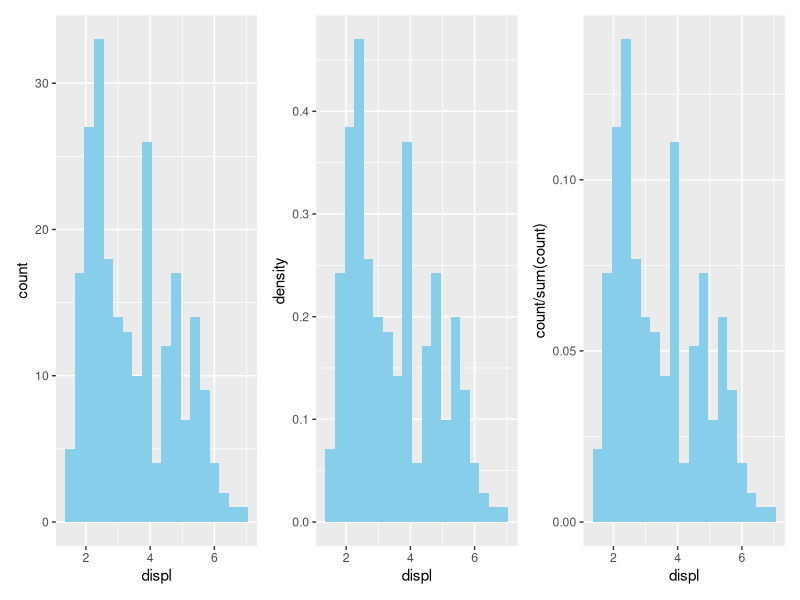
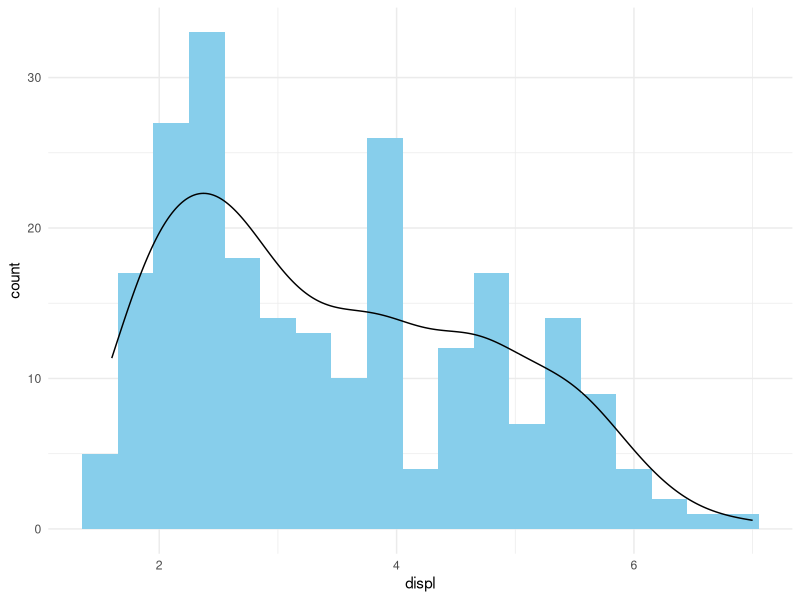
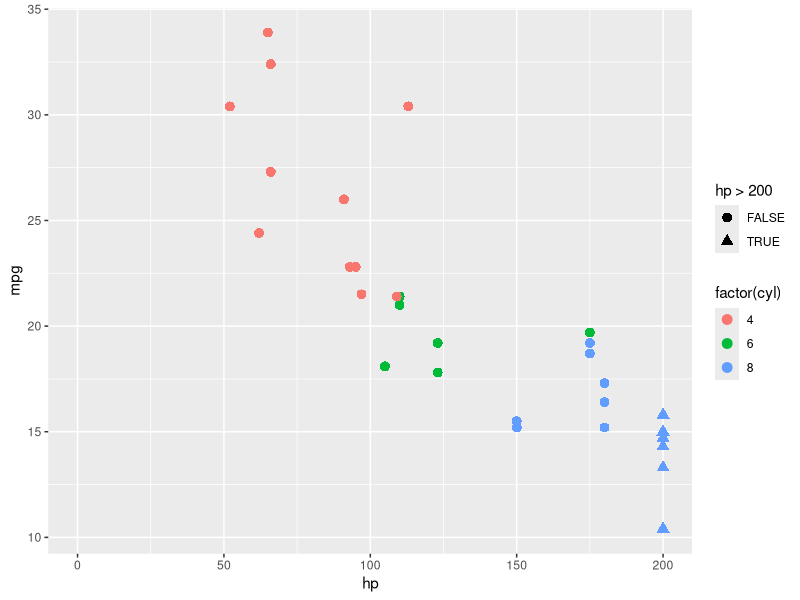
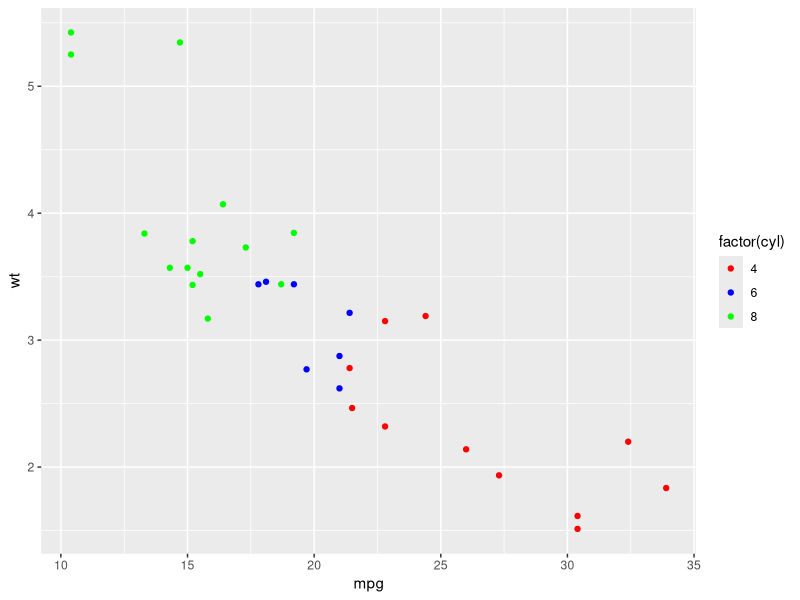

The R script that drew these images, in order: (Note: this script raises an error after producing the figures.)
## ---- chunk 1
library(ggplot2)
library(dplyr)
library(patchwork)
library(gridExtra)
## ---- chunk 2
bw <- .3

str(mpg)
names(mpg)
print(mpg)

h1 <- ggplot(mpg) +
  aes(x = displ) +
  geom_histogram(binwidth = bw, fill = "skyblue")

## histogram with density
h2 <- ggplot(mpg) +
  aes(x = displ) +
  geom_histogram(aes(y = after_stat(density)),
                 binwidth = bw, fill = "skyblue")

## histogram with proportion
h3 <- ggplot(mpg) +
  aes(x = displ) +
  geom_histogram(aes(y = after_stat(count / sum(count))),
                 binwidth = bw, fill = "skyblue")

h1 + h2 + h3

## histogram with density curve
ggplot(mpg) +
  aes(displ) +
	geom_histogram(aes(y = after_stat(count)), 
	               binwidth = bw, fill = "skyblue") +
	geom_density(aes(y = after_stat(count) * bw)) +
	theme_minimal()
## ---- chunk 3
ggplot(mtcars) + 
  aes(x = hp, y = mpg, color = factor(cyl), shape = hp > 200) + geom_point(size = 3) + scale_x_continuous(limits = c(0, 200), oob = scales::oob_squish)
## ---- chunk 4
p <- ggplot(mtcars, aes(mpg, wt)) +
  geom_point(aes(colour = factor(cyl)))
p + scale_colour_manual(values = c("red", "blue", "green"))

pal <- palette.colors("Okabe-Ito")
p + scale_colour_manual(values = pal)

pal <- palette.colors("R4")
p + scale_colour_manual(values = pal)
## ---- chunk 5
scale_colour_gradient(
  ...,
  low = "#132B43",
  high = "#56B1F7",
  na.value = "grey50",
  aesthetics = "colour"
)

scale_colour_gradient2(
  ...,
  low = muted("red"),
  mid = "white",
  high = muted("blue"),
  midpoint = 0,
  na.value = "grey50",
  aesthetics = "colour"
)

scale_colour_gradientn(
  ...,
  colours,
  values = NULL,
  na.value = "grey50",
  aesthetics = "colour",
  colors
)
